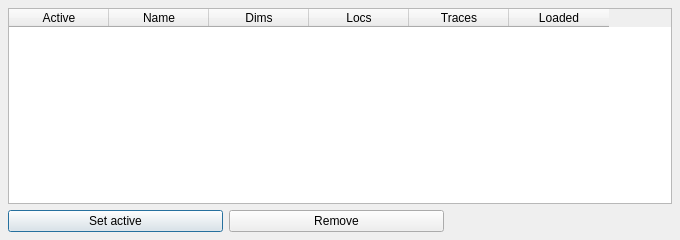
<?xml version="1.0" encoding="UTF-8"?>
<ui version="4.0">
 <!--
   dataset_manager.ui — shell layout for the dataset manager.
   Rows are populated dynamically from AppState.datasets.
 -->
 <class>DatasetManager</class>
 <widget class="QDialog" name="DatasetManager">
  <property name="windowTitle"><string>Dataset manager</string></property>
  <property name="geometry">
   <rect><x>0</x><y>0</y><width>680</width><height>240</height></rect>
  </property>

  <layout class="QVBoxLayout" name="rootLayout">
   <property name="leftMargin"><number>8</number></property>
   <property name="topMargin"><number>8</number></property>
   <property name="rightMargin"><number>8</number></property>
   <property name="bottomMargin"><number>8</number></property>
   <property name="spacing"><number>6</number></property>

   <item>
    <widget class="QTableWidget" name="datasetTable">
     <property name="columnCount"><number>6</number></property>
     <attribute name="verticalHeaderVisible"><bool>false</bool></attribute>
     <column><property name="text"><string>Active</string></property></column>
     <column><property name="text"><string>Name</string></property></column>
     <column><property name="text"><string>Dims</string></property></column>
     <column><property name="text"><string>Locs</string></property></column>
     <column><property name="text"><string>Traces</string></property></column>
     <column><property name="text"><string>Loaded</string></property></column>
    </widget>
   </item>

   <item>
    <layout class="QHBoxLayout" name="buttonLayout">
     <item>
      <widget class="QPushButton" name="activateBtn">
       <property name="text"><string>Set active</string></property>
      </widget>
     </item>
     <item>
      <widget class="QPushButton" name="removeBtn">
       <property name="text"><string>Remove</string></property>
      </widget>
     </item>
     <item>
      <spacer name="buttonSpacer"><property name="orientation"><enum>Qt::Orientation::Horizontal</enum></property></spacer>
     </item>
     <item>
      <widget class="QLabel" name="infoLabel">
       <property name="text"><string/></property>
       <property name="styleSheet"><string>color: gray; font-size: 11px;</string></property>
      </widget>
     </item>
    </layout>
   </item>
  </layout>
 </widget>
</ui>
